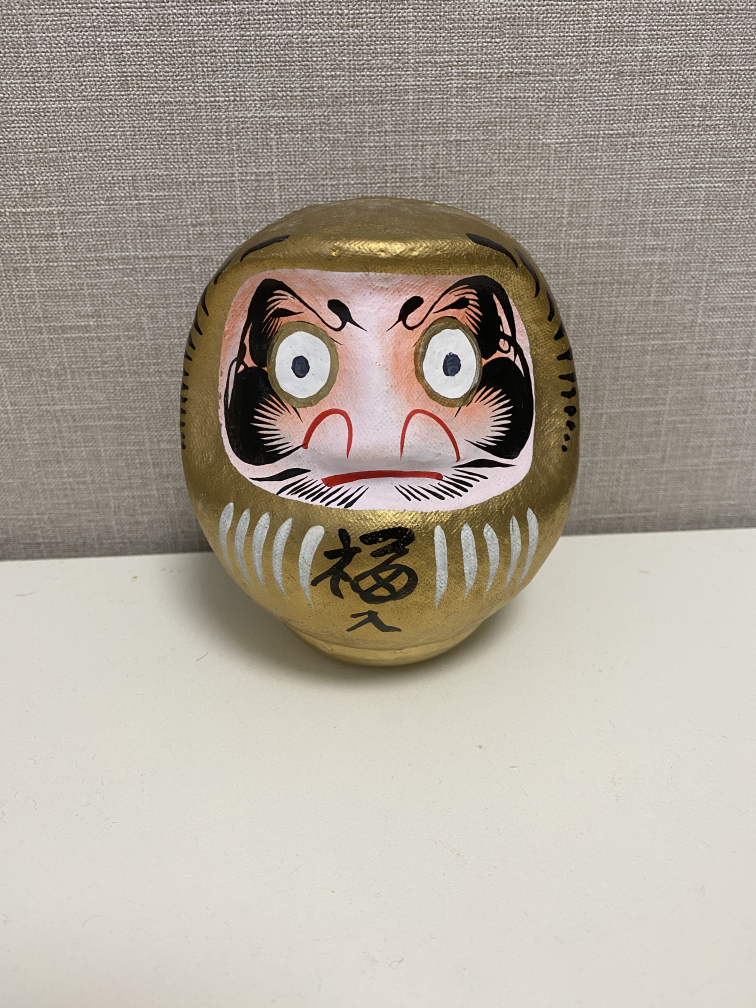
#> input picture image/daruma.jpg, 3024 x 4032 px (shown at 1/4 size)
$ python read_external_image.py
#> lines starting #> are read from the running program, lines starting #| are printed output that depends on the picture
# 外部ディレクトリ画像を表示できるかを確認するコード
import cv2

image = cv2.imread("../image/daruma.jpg")
#> image is the input picture: shape (4032, 3024, 3); mean B, G, R 153.1, 164.7, 172.7

if image is None:
    print("画像を読み込めませんでした。ファイルパスを確認してください。")
else:
    # 表示したいサイズを指定（幅と高さ）
    new_width = 400  # 好みの幅（例: 400px）
    new_height = 550  # 好みの高さ（例: 700px）

    # リサイズ
    resized_image = cv2.resize(image, (new_width, new_height))
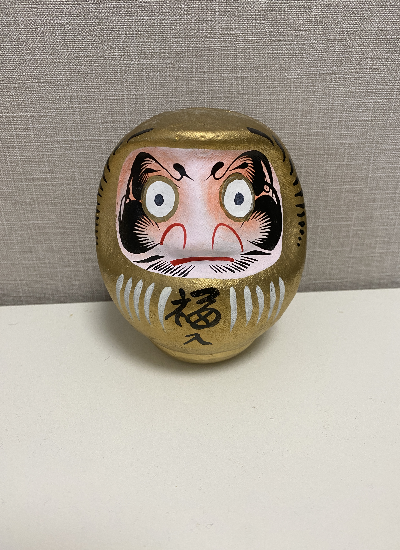
#> resized_image: shape (550, 400, 3); mean B, G, R 152.9, 164.5, 172.5

    # 画像をウィンドウに表示
    cv2.imshow("Resized Image", resized_image)

    # キー入力を待つ（0なら無限に待機）
    cv2.waitKey(0)

    cv2.destroyAllWindows()
